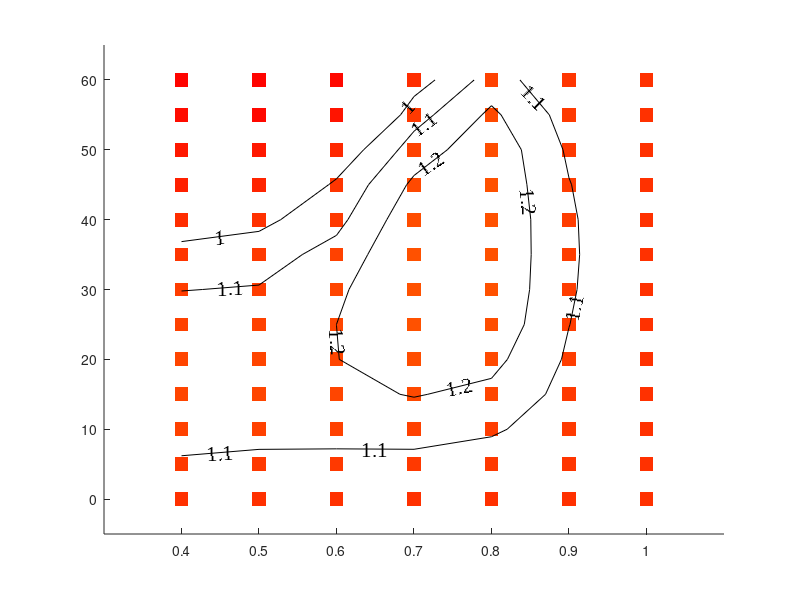

Source code (MATLAB): (Note: this script raises an error after producing the figure.)
clc;
clear all;
close all;
Ux=[4.3994	4.3994	4.3994	4.3994	4.3994	4.3994	4.3994
4.7714	4.7299	4.7238	4.7038	4.6250	4.5271	4.3994
5.0546	4.9885	4.9875	5.0225	4.8981	4.6079	4.3994
5.1977	5.1328	5.1731	5.3028	5.1702	4.6956	4.3994
5.2104	5.1661	5.2705	5.5173	5.4090	4.7779	4.3994
5.0784	5.0847	5.2796	5.6570	5.5978	4.8450	4.3994
4.8286	4.8685	5.1949	5.7186	5.6556	4.8904	4.3994
4.5694	4.6398	4.9969	5.6979	5.6675	4.9094	4.3994
4.1112	4.2781	4.7106	5.5865	5.6707	4.8983	4.3994
3.6621	3.7817	4.4697	5.3642	5.6368	4.8546	4.3994
3.3273	3.3427	4.0537	5.0414	5.5950	4.7759	4.3994
2.7758	2.6279	3.1609	4.6601	5.3666	4.6599	4.3994
2.4248	2.4783	2.5912	4.1632	5.0342	4.5030	4.3994]

W_input=[98.2710	98.2710	98.2710	98.2710	98.2710	98.2710	98.2710
180.3324	167.1937	154.2231	141.8431	126.1694	113.2011	98.2710
294.7082	263.1508	229.5323	193.0963	161.7066	129.4872	98.2710
444.7762	380.6746	324.3431	262.9329	205.6642	147.0268	98.2710
637.7649	527.5436	432.7502	345.2700	251.5629	164.7477	98.2710
859.2490	701.1931	560.9864	440.6057	306.0214	188.4028	98.2710
1.1537E+03	908.1891	709.3964	542.0164	366.1173	211.0094	98.2710
1200	1000	880.6093	658.9355	431.0099	233.6851	98.2710
1700	1300	1.0698E+03	776.6302	496.9146	257.3243	98.2710
2300	1700	1300	902.8895	566.3605	280.7445	98.2710
3000	2300	1700	1.0442E+03	634.1835	305.0460	98.2710
3500	3000	2300	1200	701.6775	324.6860	98.2710
5000	3500	3000	1500	774.8385	342.4579	98.2710]

ufar=0;

Ux_normalize=4.3994;
W_in_nomalize=98.2710;
efficient_normalize=Ux_normalize^2/W_in_nomalize;
cot_normalize=W_in_nomalize/Ux_normalize;
cot=W_input./Ux;
efficient=Ux.^2./W_input/1;

Amp=[0
    5
    10
    15
20
25
30
35
40
45
50
55
60];
k=[	0.4	0.5	0.6	0.7	0.8	0.9 1.0];


sz=99;
[Amp,k]=meshgrid(Amp,k);
Amp=Amp';
k=k';




figure
sz=99;
pq=1;
for i=1:length(Amp(:,1))
    for j=1:length(Amp(1,:))
        x1(pq)=k(i,j);
        y1(pq)=Amp(i,j);
        a1(pq)=Ux(i,j)/Ux_normalize;
        pq=pq+1;
    end
end
% pcolor(Amp,k,Ux./Ux_normalize);
scatter(x1,y1,sz,a1,'s','filled')
colormap autumn
% colorbar
% shading interp
hold on
% v=[70 90];
% contourf(100*Ux/max(max(Ux)),v,'-k')
% hold on
v= [1.0 1.1 1.2];
[C,h] =contour(k,Amp,Ux./Ux_normalize,v,'-k')
clabel(C,h,'FontSize',15,'Color','k','FontName','Times New Roman')
axis([0.3,1.1,-5,65]);
yticks([0:10:60])
xticks([0.4:0.1:1.0])
caxis([0.5 3])
ax = gca;
ax.FontSize = 19;
% xl=xlabel('$A_2$','Interpreter','latex','Rotation',0,'Fontsize',24);
% yl=ylabel('$l_1/(l_1+l_2)$','Interpreter','latex','Rotation',90,'Fontsize',24);
% title('Velocity','Interpreter','latex','Rotation',0,'Fontsize',24)
% colorbar
set(gca,'XTickLabel',[]);
set(gca,'YTickLabel',[]);

print -depsc Ux_pd0.0.eps
% 
hold off

% 
% 
% figure
% pcolor(Amp,k,W_input/W_in_nomalize)
% hold on
% v= [1 5 9];
% [C,h] =contour(Amp,k,W_input/W_in_nomalize,v,'-k')
% clabel(C,h,'FontSize',15,'Color','k','FontName','Times New Roman')
% cmap=parula(1000);
% caxis([0.5 12])
% shading interp
% axis([0,60,0.4,1.0]);
% xticks([0:10:60])
% yticks([0.4:0.1:1.0])
% ax = gca;
% ax.FontSize = 19;
% % xl=xlabel('$A_2$','Interpreter','latex','Rotation',0,'Fontsize',24);
% % yl=ylabel('$l_1/(l_1+l_2)$','Interpreter','latex','Rotation',90,'Fontsize',24);
% % title('Power input','Interpreter','latex','Rotation',0,'Fontsize',24)
% % colorbar
% set(gca,'XTickLabel',[]);
% set(gca,'YTickLabel',[]);
% print -depsc W_in_normalized_by_simple_plate_self_propulsion.eps
% hold off
% % 
% % 
% % 
% 
figure
% pcolor(Amp,k,efficient/efficient_normalize,cmap='winter');
sz=99;
pq=1;
for i=1:length(Amp(:,1))
    for j=1:length(Amp(1,:))
        x1(pq)=k(i,j);
        y1(pq)=Amp(i,j);
        a1(pq)=Ux(i,j)/Ux_normalize;
        pq=pq+1;
    end
end
scatter(x1,y1,sz,a1,'s','filled')
colormap winter
hold on
caxis([0.5 7])
v= [1.0 0.5 ];
[C,h] =contour(k,Amp,efficient/efficient_normalize,v,'-k')
clabel(C,h,'FontSize',15,'Color','k','FontName','Times New Roman')
% v=[70 90];
% contourf(100*Ux/max(max(Ux)),v,'-k')
% hold on
% contour(Amp,k,100*efficient/max(max(efficient)),'-k')
axis([0.3,1.1,-5,65]);
yticks([0:10:60])
xticks([0.4:0.1:1.0])
ax = gca;
ax.FontSize = 19;
% xl=xlabel('$A_2$','Interpreter','latex','Rotation',0,'Fontsize',24);
% yl=ylabel('$l_1/(l_1+l_2)$','Interpreter','latex','Rotation',90,'Fontsize',24);
% title('efficiency','Interpreter','latex','Rotation',0,'Fontsize',24)
% colorbar
set(gca,'XTickLabel',[]);
set(gca,'YTickLabel',[]);
print -depsc efficient_pd0.0.eps
hold off



% figure
% pcolor(Amp,k,cot/cot_normalize)
% cmap=parula(1000);
% shading interp
% hold on
% v= [1.0 2 5];
% [C,h] =contour(Amp,k,cot/cot_normalize,v,'-k')

% clabel(C,h,'FontSize',15,'Color','k','FontName','Times New Roman')
% caxis([0.5 9])
% % v=[70 90];
% % contourf(100*Ux/max(max(Ux)),v,'-k')
% % hold on
% % contour(Amp,k,100*efficient/max(max(efficient)),'-k')
% axis([0,60,0.4,1.0]);
% xticks([0:10:60])
% yticks([0.4:0.1:1.0])
% ax = gca;
% ax.FontSize = 19;
% % xl=xlabel('$A_2$','Interpreter','latex','Rotation',0,'Fontsize',24);
% % yl=ylabel('$l_1/(l_1+l_2)$','Interpreter','latex','Rotation',90,'Fontsize',24);
% % title('cost of transportation','Interpreter','latex','Rotation',0,'Fontsize',24)
% % colorbar
% set(gca,'XTickLabel',[]);
% set(gca,'YTickLabel',[]);
% print -depsc cot_normalized_by_simple_plate_self_propulsion.eps
% hold off